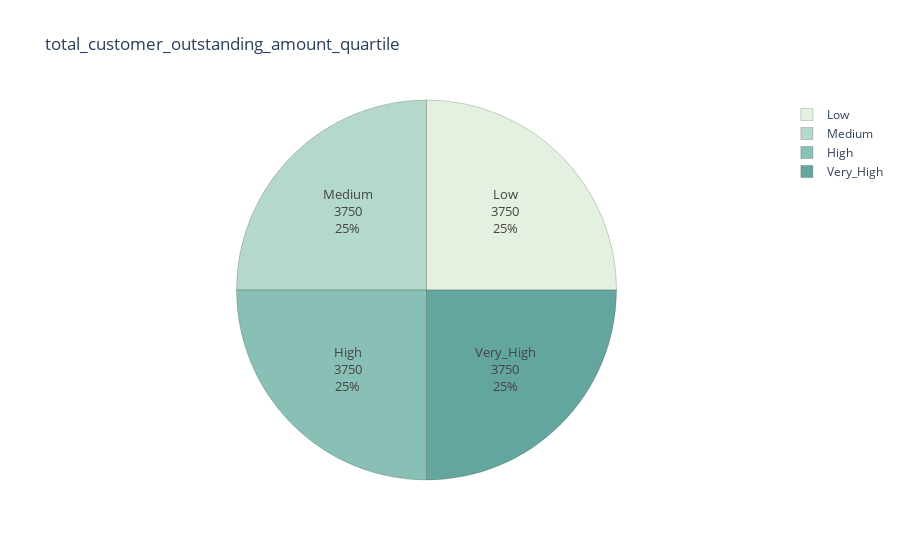

The code cell stored with this chart in its notebook:
### Code cell
level_counts = df_reduit.total_customer_outstanding_amount_quartile.value_counts()
fig = px.pie(
    values=level_counts.values,
    names=level_counts.index,
    color_discrete_sequence=px.colors.sequential.Mint,
    title='total_customer_outstanding_amount_quartile '
)
fig.update_traces(
    textinfo='label+percent+value',
    textfont_size=13,
    marker=dict(line=dict(color='#102000', width=0.2))
)

fig.show()

### Figure 1 — Plotly figure (JSON) as saved in the notebook; plotly's stock layout.template omitted (floating-point values rounded to 4 significant figures)
{"data": [{"domain": {"x": [0, 1], "y": [0, 1]}, "hovertemplate": "label=%{label}<br>value=%{value}<extra></extra>", "labels": ["Low", "Medium", "High", "Very_High"], "legendgroup": "", "marker": {"line": {"color": "#102000", "width": 0.2}}, "name": "", "showlegend": true, "textfont": {"size": 13}, "textinfo": "label+percent+value", "type": "pie", "values": [3750, 3750, 3750, 3750]}], "layout": {"legend": {"tracegroupgap": 0}, "piecolorway": ["rgb(228, 241, 225)", "rgb(180, 217, 204)", "rgb(137, 192, 182)", "rgb(99, 166, 160)", "rgb(68, 140, 138)", "rgb(40, 114, 116)", "rgb(13, 88, 95)"], "title": {"text": "total_customer_outstanding_amount_quartile "}}}
